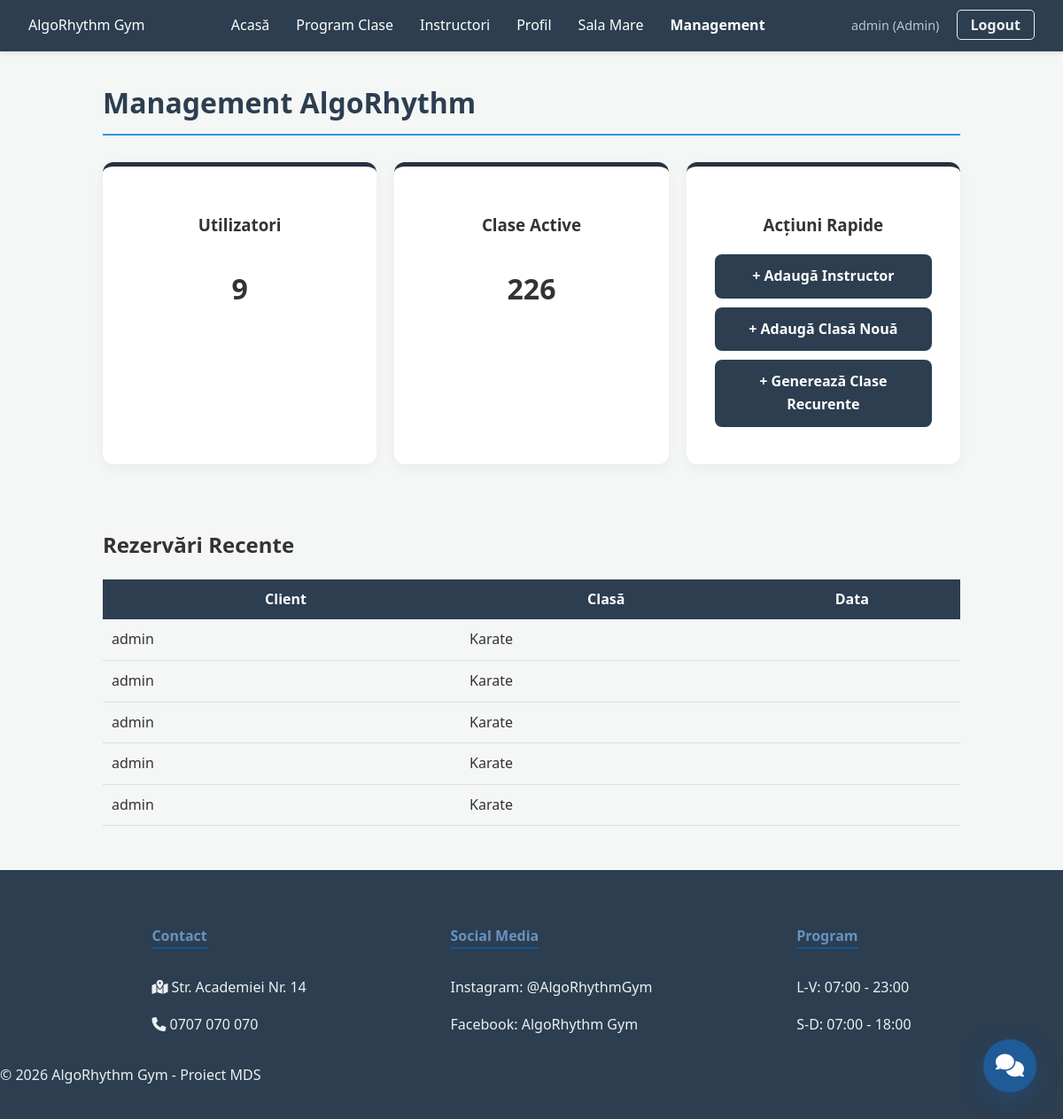
Page /management/ (signed in) on the committed database.
### fitness_app/models.py (models this page shows, shortened)
class User(AbstractUser):
    IS_INSTRUCTOR = 'INS'
    IS_CLIENT = 'CLI'
    IS_ADMIN = 'ADM'
    ROLE_CHOICES = [
        (IS_INSTRUCTOR, 'Instructor'),
        (IS_CLIENT, 'Client'),
        (IS_ADMIN, 'Admin'),
    ]
    role = models.CharField(max_length=3, choices=ROLE_CHOICES, default=IS_CLIENT)
    gender = models.CharField(max_length=10, choices=[('M', 'Masculin'), ('F', 'Feminin')], blank=True)
    is_child = models.BooleanField(default=False)
    parent = models.ForeignKey('self', on_delete=models.CASCADE, null=True, blank=True, related_name='children')
    referred_by = models.ForeignKey('self', on_delete=models.SET_NULL, null=True, blank=True, related_name='referrals')
    referral_count = models.IntegerField(default=0)
    referral_discount_available = models.IntegerField(default=0)
    fitness_goal = models.TextField(blank=True)
    frequency_per_week = models.IntegerField(default=0)
    experience_years = models.PositiveIntegerField(default=0, null=True, blank=True)
    bio_short = models.CharField(max_length=150, blank=True, null=True)
    profile_picture = models.ImageField(upload_to='instructors/', null=True, blank=True)

class Booking(models.Model):
    user = models.ForeignKey(User, on_delete=models.CASCADE)
    fitness_class = models.ForeignKey(FitnessClass, on_delete=models.CASCADE)
    booking_time = models.DateTimeField(auto_now_add=True)
    is_early_bird = models.BooleanField(default=False)
    attended = models.BooleanField(default=False)
    check_in_time = models.DateTimeField(null=True, blank=True)
    child_name = models.CharField(max_length=100, blank=True, null=True)

class FitnessClass(models.Model):
    CLASS_TYPES = [
        ('1TO1', 'Personal Training'),
        ('GRP', 'Grup'),
        ('IND', 'Individual (fără antrenor)'),
    ]
    type = models.CharField(max_length=4, choices=CLASS_TYPES, default='GRP')
    instructor = models.ForeignKey(User, on_delete=models.CASCADE, null=True, blank=True, limit_choices_to={'role': 'INS'})
    name = models.CharField(max_length=100)
    room = models.ForeignKey(
        Room, on_delete=models.SET_NULL,
        null=True, blank=True
    )
    max_capacity = models.PositiveIntegerField()
    is_for_women_only = models.BooleanField(default=False)
    is_for_children = models.BooleanField(default=False)
    start_time = models.DateTimeField()
    price = models.DecimalField(max_digits=6, decimal_places=2, default=30.00)
    duration_minutes = models.PositiveIntegerField(default=60)

### fitness_app/views.py (the view)
# urls.py: path('management/', views.admin_dashboard_view, name='admin_dashboard'),
@staff_member_required
def admin_dashboard_view(request):
    total_users = User.objects.count()
    total_classes = FitnessClass.objects.count()
    recent_bookings = Booking.objects.all().order_by('-id')[:5]
    gym_config = GymSystemConfig()
    context = {
        'total_users': total_users,
        'total_classes': total_classes,
        'recent_bookings': recent_bookings,
        'gym_name': gym_config.gym_name,
    }
    return render(request, 'admin_dashboard.html', context)

### fitness_app/utils.py (called while the page is built)
    def __new__(cls, *args, **kwargs):
        if not cls._instance:
            cls._instance = super(GymSystemConfig, cls).__new__(cls, *args, **kwargs)
            cls._instance.gym_name = "AlgoRhythm Gym"
            cls._instance.contact_phone = "0707 070 070"
            cls._instance.address = "Str. Academiei Nr. 14"
            cls._instance.referral_discount_percentage = 10  # reducerea de 10% din cerinte
            cls._instance.base_membership_price = 150.00
        return cls._instance

### fitness_app/templates/admin_dashboard.html
{% extends 'base.html' %}
{% block content %}
<div class="container">
    <h1 style="color: #2c3e50; border-bottom: 2px solid #3498db; padding-bottom: 10px;">Management AlgoRhythm</h1>
    <div style="display: grid; grid-template-columns: repeat(3, 1fr); gap: 20px; margin-top: 30px;">
        <div class="welcome-card" style="text-align: center;">
            <h3>Utilizatori</h3>
            <p style="font-size: 2rem; font-weight: bold;">{{ total_users }}</p>
        </div>
        <div class="welcome-card" style="text-align: center;">
            <h3>Clase Active</h3>
            <p style="font-size: 2rem; font-weight: bold;">{{ total_classes }}</p>
        </div>
        <div class="welcome-card" style="text-align: center;">
            <h3>Acțiuni Rapide</h3>
            <a href="/admin/fitness_app/user/add/" class="btn-ocean" style="display: block;
                    margin-bottom: 10px; text-decoration: none;">+ Adaugă Instructor</a>
            <a href="/admin/fitness_app/fitnessclass/add/" class="btn-ocean" style="display: block;
                    margin-bottom: 10px; text-decoration: none;">+ Adaugă Clasă Nouă</a>
            <a href="{% url 'generate_recurrent_classes' %}" class="btn-ocean" style=" display: block; margin-bottom: 10px; text-decoration: none;">
               + Generează Clase Recurente
            </a>
        </div>
    </div>
    <h2 style="margin-top: 40px;">Rezervări Recente</h2>
    <table style="width: 100%; border-collapse: collapse; margin-top: 10px;">
        <tr style="background-color: #2c3e50; color: white;">
            <th style="padding: 10px;">Client</th>
            <th>Clasă</th>
            <th>Data</th>
        </tr>
        {% for booking in recent_bookings %}
        <tr style="border-bottom: 1px solid #ddd;">
            <td style="padding: 10px;">{{ booking.user.username }}</td>
            <td>{{ booking.fitness_class.name }}</td>
            <td>{{ booking.date }}</td>
        </tr>
        {% endfor %}
    </table>
</div>
{% endblock %}

### fitness_app/templates/base.html (shortened to what this page needs)
{% load static %}
<!DOCTYPE html>
<html lang="ro">
<head>
    <link rel="stylesheet" href="{% static 'fitness_app/css/style.css' %}">
    <link rel="stylesheet" href="https://cdnjs.cloudflare.com/ajax/libs/font-awesome/6.4.2/css/all.min.css">
</head>
<body>
    <nav class="navbar">
        <div class="nav-brand">AlgoRhythm Gym</div>
        <ul class="nav-links">
            <li><a href="{% url 'home' %}">Acasă</a></li>
            <li><a href="{% url 'fitness_classes_list' %}">Program Clase</a></li>
            <li><a href="{% url 'instructors' %}">Instructori</a></li>
            <li><a href="{% url 'profile' %}">Profil</a></li>
            <li><a href="{% url 'gym_free_session' %}">Sala Mare</a></li>
            {% if user.is_staff %}
            <li><a href="{% url 'admin_dashboard' %}" style="color: white; font-weight: bold;">Management</a></li>
            {% endif %}
        </ul>
        <div class="nav-auth">
            <span class="user-tag">{{ user.username }} ({{ user.get_role_display }})</span>
            <a href="{% url 'logout' %}" class="btn-logout">Logout</a>
        </div>
    </nav>
    <div class="container">
        {% block content %}
        {% endblock %}
    </div>
    <footer class="main-footer">
        <div class="footer-container">
            <div class="footer-section">
                <h4>Contact</h4>
                <p><i class="fa-solid fa-map-location-dot"></i> Str. Academiei Nr. 14</p>
                <p><i class="fa-solid fa-phone"></i> 0707 070 070</p>
            </div>
            <div class="footer-section">
                <h4>Social Media</h4>
                <p>Instagram: @AlgoRhythmGym</p>
                <p>Facebook: AlgoRhythm Gym</p>
            </div>
            <div class="footer-section">
                <h4>Program</h4>
                <p>L-V: 07:00 - 23:00</p>
                <p>S-D: 07:00 - 18:00</p>
            </div>
        </div>
        <div class="footer-bottom">
            <p>&copy; 2026 AlgoRhythm Gym - Proiect MDS</p>
        </div>
    </footer>
    {% if user.is_authenticated %}
    <div id="chat-circle" onclick="toggleChatWindow()" style="
        position: fixed !important;
        bottom: 30px !important;
        right: 30px !important;
        background: #1f5b97 !important;
        color: white !important;
        width: 60px !important;
        height: 60px !important;
        border-radius: 50% !important;
        display: flex !important;
        align-items: center !important;
        justify-content: center !important;
        font-size: 1.6rem !important;
        cursor: pointer !important;
        box-shadow: 0 8px 25px rgba(31,91,151,0.4) !important;
        z-index: 9999 !important;
        transition: transform 0.2s ease !important;
    " onmouseover="this.style.transform='scale(1.08)'" onmouseout="this.style.transform='scale(1)'">
        <i class="fa-solid fa-comments"></i>
    </div>
    {% endif %}
</body>
</html>

### static/fitness_app/css/style.css (style rules this page uses)
body { font-family: 'Segoe UI', Tahoma, Geneva, Verdana, sans-serif; margin: 0; background-color: #f4f7f6; color: #333; line-height: 1.6; }
.container { max-width: 1000px; margin: 2rem auto; padding: 0 1rem; }
.navbar { background-color: #2c3e50; color: white; padding: 1rem 2rem; display: flex; justify-content: space-between; align-items: center; box-shadow: 0 2px 5px rgba(0,0,0,0.1); }
.nav-links { list-style: none; display: flex; gap: 30px; margin: 0; padding: 0; }
.nav-links a { color: white; text-decoration: none; font-weight: 500; transition: color 0.3s ease; }
.user-tag { color: #bdc3c7; margin-right: 15px; font-size: 0.9rem; }
.card, .welcome-card, .instructor-card { background: white; border-radius: 12px; box-shadow: 0 4px 15px rgba(0,0,0,0.05); transition: transform 0.3s ease, box-shadow 0.3s ease; }
.welcome-card { padding: 2rem; margin-bottom: 2rem; border-top: 5px solid #243342; }
.btn-ocean, .btn-back, .btn-logout { text-decoration: none; transition: all 0.3s ease; font-weight: 600; }
.btn-ocean { background-color: #2c3e50; color: white; text-align: center; padding: 12px; border-radius: 8px; display: block; }
.btn-logout { color: #ecf0f1; border: 1px solid #ecf0f1; padding: 5px 15px; border-radius: 5px; }
.main-footer { background-color: #2c3e50; color: #ecf0f1; padding: 40px 0 20px 0; margin-top: 50px; }
.footer-container { display: flex; justify-content: space-around; flex-wrap: wrap; max-width: 1000px; margin: 0 auto; gap: 20px; }
.footer-section h4 { color: #6693c0; margin-bottom: 15px; border-bottom: 2px solid #135698; display: inline-block; }

### rows in the picture
User: username "admin", role "Admin"
Booking: user.username "admin", fitness_class.name "Karate"
Booking: user.username "admin", fitness_class.name "Karate"
Booking: user.username "admin", fitness_class.name "Karate"
Booking: user.username "admin", fitness_class.name "Karate"
Booking: user.username "admin", fitness_class.name "Karate"

### other values in the picture
{{ total_users }} "9"
{{ total_classes }} "226"
